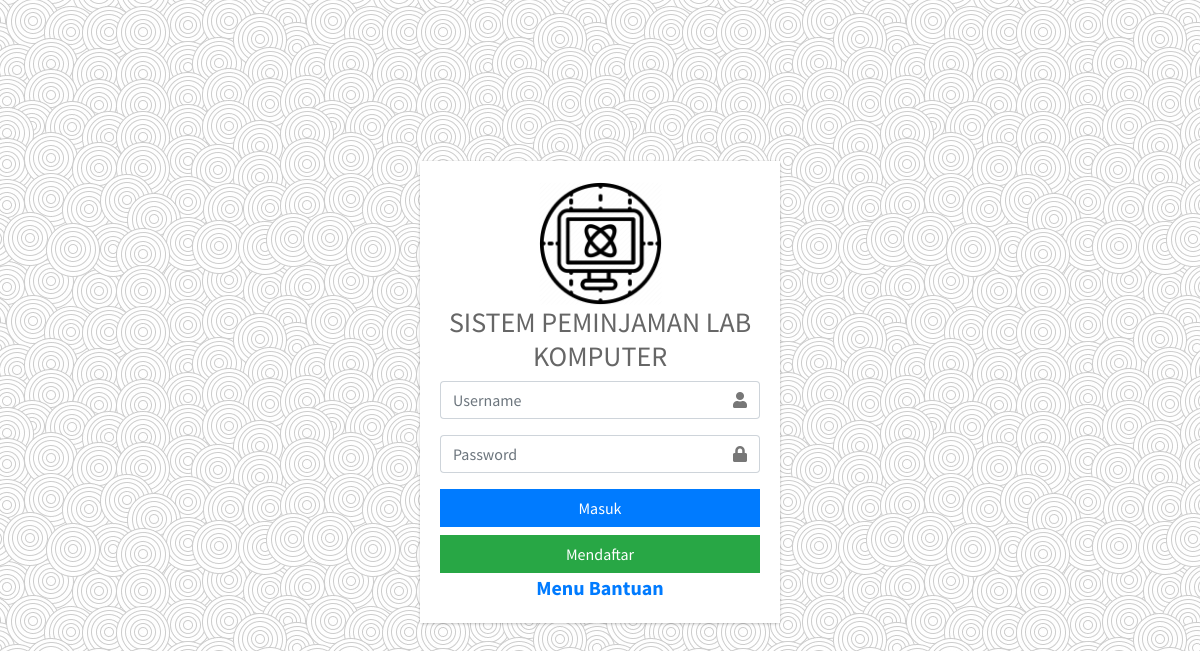
The page / on the database its author committed.
### tables this page shows
CREATE TABLE `site` (
  `id_site` int(1) NOT NULL,
  `icon` varchar(255) NOT NULL,
  `logo` varchar(255) NOT NULL,
  `title` varchar(64) NOT NULL
);

### application/controllers/Auth.php (called while the page is built, shortened)
<?php
class Auth extends CI_Controller
{
	public function index()
	{
		$this->form_validation->set_rules('username', 'Username', 'required|trim');
		$this->form_validation->set_rules('password', 'Password', 'required|trim');
		if ($this->form_validation->run() == false) {
			$data['title'] = "Login";
			$this->load->view('login', $data);
		} else {
			$this->_login();
		}
	}
}

### index.php (called while the page is built, shortened)
<?php
require_once BASEPATH.'core/CodeIgniter.php';

### application/views/login.php (shortened to what this page needs)
<!DOCTYPE html>
<html>
<head>
  <link rel="stylesheet" href="<?php echo base_url('assets/') ?>plugins/fontawesome-free/css/all.min.css">
  <link rel="stylesheet" href="https://code.ionicframework.com/ionicons/2.0.1/css/ionicons.min.css">
  <link rel="stylesheet" href="<?php echo base_url('assets/') ?>plugins/icheck-bootstrap/icheck-bootstrap.min.css">
  <link rel="stylesheet" href="<?php echo base_url('assets/') ?>plugins/sweetalert2-theme-bootstrap-4/bootstrap-4.min.css">
  <link rel="stylesheet" href="<?php echo base_url('assets/') ?>plugins/toastr/toastr.min.css">
  <link rel="stylesheet" href="<?php echo base_url('assets/') ?>dist/css/adminlte.min.css">
</head>
<body class="hold-transition login-page" style="background: url('<?php echo base_url('assets/') ?>dist/img/bg.jpg');">
  <div class="login-box">
    <div class="card">
      <div class="card-body login-card-body">
        <?php $site = $this->db->get('site')->result(); ?>
        <center><img src="<?php echo base_url('files/site/'.$site[0]->logo) ?>" width="125"></center>
        <div class="logo text-center">
          <h3><?php echo $site[0]->title ?></h3>
        </div>
        <form action="<?php echo base_url('auth') ?>" method="post" autocomplete="off">
          <div class="input-group mb-3">
            <input type="text" id="username" name="username" class="form-control" value="<?php echo set_value('username'); ?>" placeholder="Username">
            <div class="input-group-append">
              <div class="input-group-text">
                <span class="fas fa-user"></span>
              </div>
            </div>
          </div>
          <div class="input-group mb-3">
            <input type="password" name="password" class="form-control" placeholder="Password">
            <div class="input-group-append">
              <div class="input-group-text">
                <span class="fas fa-lock"></span>
              </div>
            </div>
          </div>
          <div class="row">
            <div class="col-12 text-center">
              <button type="submit" name="masuk" class="btn btn-primary btn-block btn-flat">Masuk</button>
              <a href="#" data-toggle="modal" data-target="#mendaftar" class="btn btn-success btn-block btn-flat">Mendaftar</a>
              <a href="<?php echo base_url('publik') ?>" class="badge text-lg">Menu Bantuan</a>
            </div>
          </div>
        </form>
      </div>
    </div>
  </div>
</body>
</html>

### rows shown on the page
site: logo (picture), title "SISTEM PEMINJAMAN LAB KOMPUTER"
